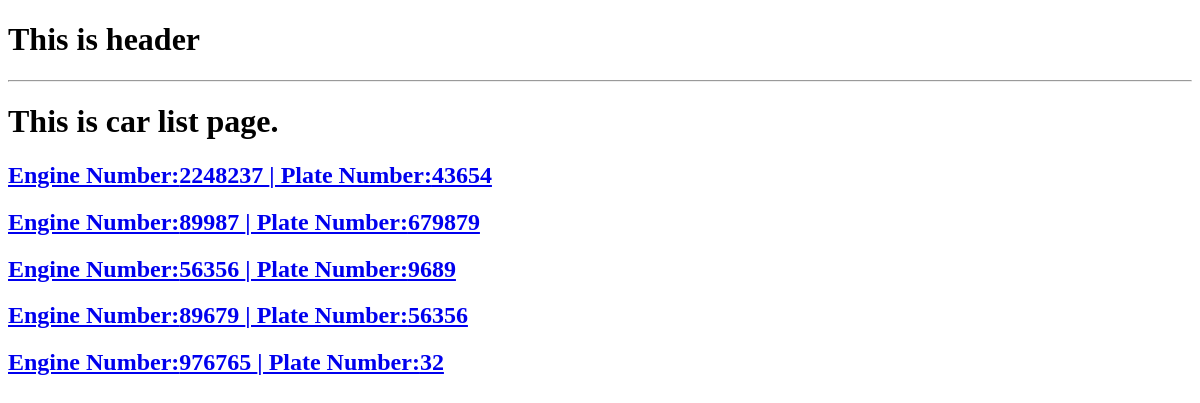
The app's page /cars/, older data.
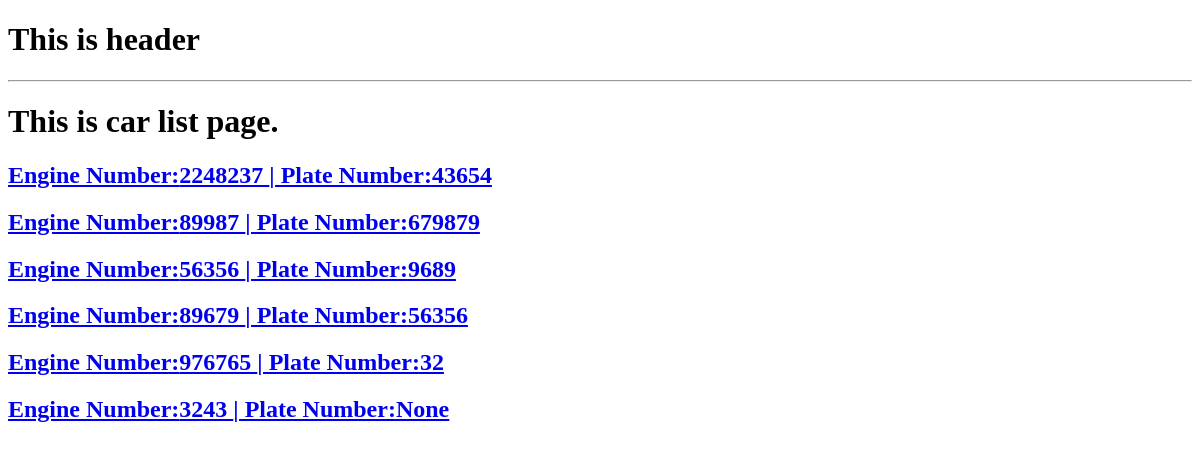
The same page, newer data.
### cars/models.py (models this page shows, shortened)
class Car(models.Model):
    STEERING_SIDE = (
        ('راسته', 'راسته'),
        ('چپه', 'چپه')
    )
    driver = models.ForeignKey(DriverProfile, on_delete=models.SET_NULL, null=True, blank=True)
    owner = models.ForeignKey('CarOwner', on_delete=models.SET_NULL, null=True, blank=True)
    plate_number = models.CharField(max_length=200, blank=True, null=True)
    steering = models.CharField(max_length=10, choices=STEERING_SIDE, default='راسته')
    model = models.CharField(max_length=300)
    color = models.CharField(max_length=200)
    engine_type = models.CharField(max_length=300)
    engine_num = models.CharField(max_length=200)
    number_of_cylinder = models.IntegerField()
    chassis_num = models.CharField(max_length=200, help_text='شماره شاسی')
    legal_weight = models.CharField(
        max_length=255, null=True, blank=True, help_text='وزن مجموعی مجاز')
    weight_on_axle = models.CharField(
        max_length=255, null=True, blank=True, help_text='وزن بالای اکسل')
    number_of_rider = models.PositiveIntegerField(help_text='تعداد راکبین')

### cars/views.py (the view)
# urls.py: path('', views.car_list, name='car-list'),
def car_list(request):
    cars = Car.objects.all()
    context = {
        'cars': cars
    }
    return render(request, 'cars/car_list.html', context)

### cars/templates/cars/car_list.html
{% extends 'base.html' %}
{% block content %}
    <h1>This is car list page.</h1>
    {% for car in cars %}
        <div>
            <a href="{% url 'cars:car-detail' car.id %}"><h2>Engine Number:{{ car.engine_num }} | Plate Number:{{ car.plate_number|default:'None' }}</h2></a>
        </div>
    {% endfor %}
{% endblock content %}

Row changes from the older to the newer data that the page shows:
added Car: engine_num "3243", plate_number "None"
